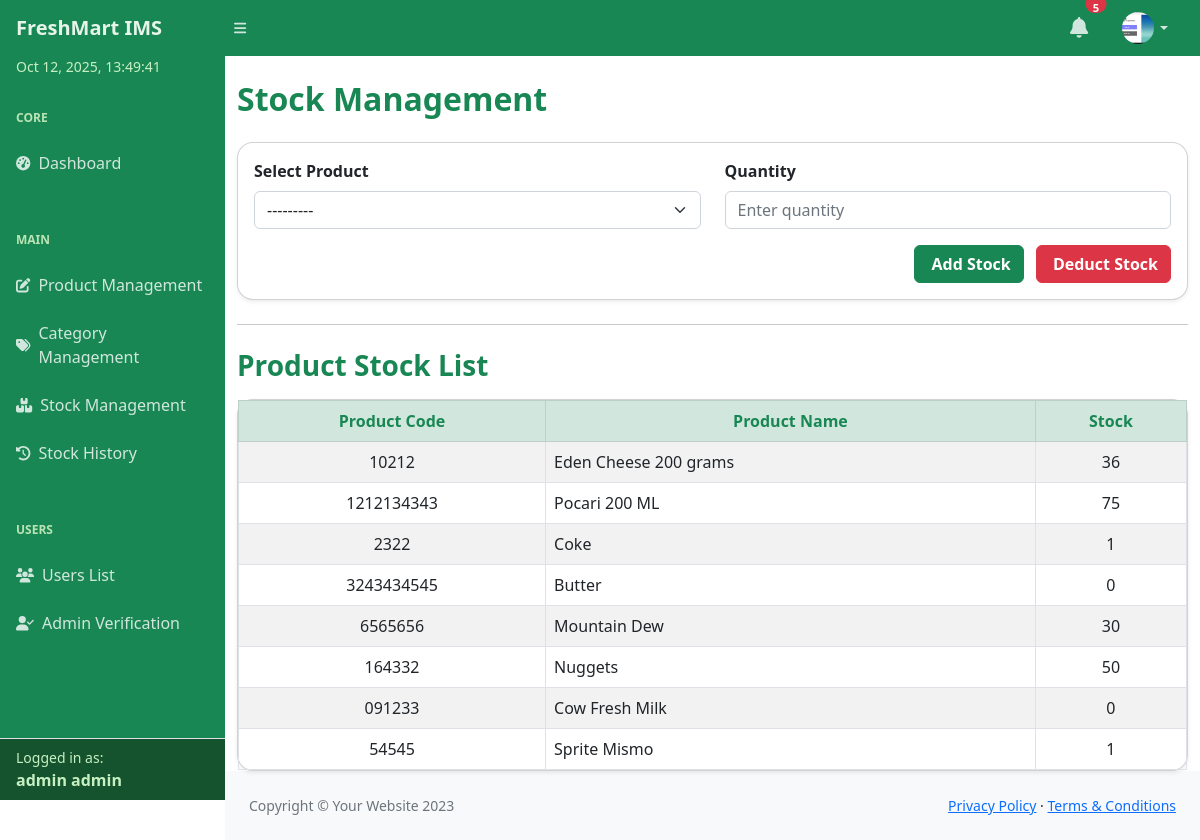
Page /inventory/stock/ (signed in) on the committed database.
### inventory/models.py (models this page shows)
class InventoryItem(models.Model):
    product_name = models.CharField(max_length=100)
    product_code = models.CharField(max_length=50)
    description = models.TextField(blank=True)
    quantity_in_stock = models.IntegerField(default=0)
    price = models.DecimalField(max_digits=10, decimal_places=2)
    category = models.ForeignKey(Category, on_delete=models.SET_NULL, null=True, blank=True)
    created_at = models.DateTimeField(auto_now_add=True)
    updated_at = models.DateTimeField(auto_now=True)
    def __str__(self):
        return self.product_name

### inventory/views.py (the view)
# urls.py: path('stock/', views.stock_management, name='stock_management'),
@login_required
def stock_management(request):
    if request.method == 'POST':
        form = StockForm(request.POST)
        if form.is_valid():
            product = form.cleaned_data['product']
            quantity = form.cleaned_data['quantity']
            old_quantity = product.quantity_in_stock
            if 'add_stock' in request.POST:
                product.quantity_in_stock += quantity
                action = 'ADD'
                product.save()
                StockHistory.objects.create(
                    product=product,
                    old_quantity=old_quantity,
                    input_quantity=quantity,
                    new_quantity=product.quantity_in_stock,
                    action=action
                )
                messages.success(request, f"{quantity} added to {product.product_name} stock.")
            elif 'deduct_stock' in request.POST:
                if quantity > product.quantity_in_stock:
                    messages.error(request, f"Cannot deduct {quantity} from {product.product_name}. Only {product.quantity_in_stock} in stock.")
                else:
                    product.quantity_in_stock -= quantity
                    action = 'DEDUCT'
                    product.save()
                    StockHistory.objects.create(
                        product=product,
                        old_quantity=old_quantity,
                        input_quantity=quantity,
                        new_quantity=product.quantity_in_stock,
                        action=action
                    )
                    messages.success(request, f"{quantity} deducted from {product.product_name} stock.")
            return redirect('stock_management')
    else:
        form = StockForm()
    products = InventoryItem.objects.all()
    return render(request, 'inventory/stock_management.html', {
        'form': form,
        'products': products
    })

### inventory/forms.py
class StockForm(forms.Form):
    product = forms.ModelChoiceField(
        queryset=InventoryItem.objects.all(),
        widget=forms.Select(attrs={'class': 'form-control'}),
        label="Select Product"
    )
    quantity = forms.IntegerField(
        min_value=1,
        widget=forms.NumberInput(attrs={'class': 'form-control', 'placeholder': 'Enter quantity'}),
        label="Quantity"
    )

### inventory/context_processors.py (called while the page is built)
def profile_picture(request):
    if request.user.is_authenticated:
        profile = getattr(request.user, 'userprofile', None)
        if profile and profile.picture:
            return {'profile_picture_url': profile.picture.url}
    return {'profile_picture_url': None}

### templates/inventory/stock_management.html (shortened to what this page needs)
 {% load widget_tweaks %}
{% include "partials/header.html" %}
<body class="sb-nav-fixed">
{% include "partials/navbar.html" %}
<div id="layoutSidenav">
    {% include "partials/sidebar.html" %}
    <div id="layoutSidenav_content">
        <main>
            <div class="container mt-4">
                <h2 class="mb-4 fw-bold text-success">Stock Management</h2>
                {% if request.user.is_authenticated and request.user.userprofile.role == 'Admin' %}
                <div class="card shadow-sm rounded-4 mb-4">
                    <div class="card-body">
                        <form method="POST" class="row g-4">
                            <div class="col-md-6">
                                <label for="{{ form.product.id_for_label }}" class="form-label fw-semibold">{{ form.product.label }}</label>
                                {{ form.product|add_class:"form-select" }}
                            </div>
                            <div class="col-md-6">
                                <label for="{{ form.quantity.id_for_label }}" class="form-label fw-semibold">{{ form.quantity.label }}</label>
                                {{ form.quantity|add_class:"form-control" }}
                            </div>
                            <div class="col-12 text-end mt-3">
                                <button type="submit" name="add_stock" class="btn btn-success me-2 fw-semibold">
                                     Add Stock
                                </button>
                                <button type="submit" name="deduct_stock" class="btn btn-danger fw-semibold">
                                     Deduct Stock
                                </button>
                            </div>
                        </form>
                    </div>
                </div>
                {% endif %}
                <hr>
                <h3 class="mt-4 mb-3 fw-semibold text-success">Product Stock List</h3>
                <div class="card shadow-sm rounded-4">
                    <div class="card-body p-0">
                        <div class="table-responsive">
                            <table class="table table-bordered table-striped table-hover mb-0">
                                <thead class="table-success text-success text-center align-middle">
                                    <tr>
                                        <th>Product Code</th>
                                        <th>Product Name</th>
                                        <th>Stock</th>
                                    </tr>
                                </thead>
                                <tbody>
                                    {% for item in products %}
                                    <tr class="text-center align-middle">
                                        <td>{{ item.product_code }}</td>
                                        <td class="text-start">{{ item.product_name }}</td>
                                        <td>{{ item.quantity_in_stock }}</td>
                                    </tr>
                                    {% empty %}
                                    <tr>
                                        <td colspan="3" class="text-center text-muted fst-italic py-4">
                                            No products available.
                                        </td>
                                    </tr>
                                    {% endfor %}
                                </tbody>
                            </table>
                        </div>
                    </div>
                </div>
            </div>
        </main>
        {% include "partials/footer.html" %}
    </div>
</div>
</body>
</html>

### templates/partials/sidebar.html (shortened to what this page needs)
<div id="layoutSidenav_nav">
    <nav class="sb-sidenav accordion sb-sidenav-green" id="sidenavAccordion">
        <div class="sb-sidenav-menu">
            <div class="nav">
                <div id="sidebarDateTime"></div>
                <div class="sb-sidenav-menu-heading text-uppercase fw-bold">Core</div>
                <a class="nav-link" href="{% url 'index' %}">
                    <div class="sb-nav-link-icon"><i class="fas fa-tachometer-alt"></i></div>
                    Dashboard
                </a>
                <div class="sb-sidenav-menu-heading text-uppercase fw-bold mt-3">Main</div>
                <a class="nav-link" href="{% url 'product_manage' %}">
                    <div class="sb-nav-link-icon"><i class="fas fa-edit"></i></div>
                    Product Management
                </a>
                <a class="nav-link" href="{% url 'category_list_add' %}">
                    <div class="sb-nav-link-icon"><i class="fas fa-tags"></i></div>
                    Category Management
                </a>
                <a class="nav-link" href="{% url 'stock_management' %}">
                    <div class="sb-nav-link-icon"><i class="fas fa-boxes"></i></div>
                    Stock Management
                </a>
                <a class="nav-link" href="{% url 'stock_history' %}">
                    <div class="sb-nav-link-icon"><i class="fas fa-history"></i></div>
                    Stock History
                </a>
                {% if request.user.is_authenticated and request.user.userprofile.role == 'Admin' %}
                <div class="sb-sidenav-menu-heading text-uppercase fw-bold mt-3">Users</div>
                <a class="nav-link" href="{% url 'user_list' %}">
                    <div class="sb-nav-link-icon"><i class="fas fa-users"></i></div>
                    Users List
                </a>
                <a class="nav-link" href="{% url 'admin_verification' %}">
                    <div class="sb-nav-link-icon"><i class="fas fa-user-check"></i></div>
                    Admin Verification
                </a>
                {% endif %}
            </div>
        </div>
        <div class="sb-sidenav-footer border-top mt-auto px-3 py-2">
            <div class="small">Logged in as:</div>
            <div class="fw-semibold">
                {{ request.user.first_name }} {{ request.user.last_name }}
            </div>
        </div>
    </nav>
</div>

### templates/partials/sidebar.html (style rules this page uses)
.sb-sidenav-green { background-color: #198754; color: #e6f4ea; }
.sb-sidenav-green .nav-link { color: #d1e7dd; }
.sb-sidenav-green .sb-sidenav-menu-heading { color: #bbe4b5; }
.sb-sidenav-green .sb-sidenav-footer { background-color: #14532d; color: #c7f0c2; }
#sidebarDateTime { font-size: 0.875rem; color: #c7f0c2; font-weight: 500; padding-left: 1rem; padding-bottom: 0.25rem; user-select: none; }

### rows in the picture
InventoryItem: product_code "10212", product_name "Eden Cheese 200 grams", quantity_in_stock "36"
InventoryItem: product_code "1212134343", product_name "Pocari 200 ML", quantity_in_stock "75"
InventoryItem: product_code "2322", product_name "Coke", quantity_in_stock "1"
InventoryItem: product_code "3243434545", product_name "Butter", quantity_in_stock "0"
InventoryItem: product_code "6565656", product_name "Mountain Dew", quantity_in_stock "30"
InventoryItem: product_code "164332", product_name "Nuggets", quantity_in_stock "50"
InventoryItem: product_code "091233", product_name "Cow Fresh Milk", quantity_in_stock "0"
InventoryItem: product_code "54545", product_name "Sprite Mismo", quantity_in_stock "1"

### other values in the picture
{{ request.user.first_name }} "admin"
{{ request.user.last_name }} "admin"
